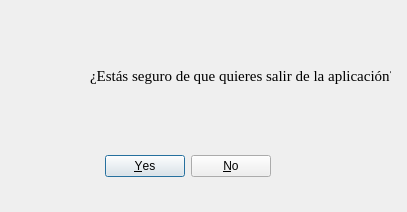
<?xml version="1.0" encoding="UTF-8"?>
<ui version="4.0">
 <class>VenSalir</class>
 <widget class="QDialog" name="VenSalir">
  <property name="geometry">
   <rect>
    <x>0</x>
    <y>0</y>
    <width>407</width>
    <height>212</height>
   </rect>
  </property>
  <property name="windowTitle">
   <string>Dialog</string>
  </property>
  <property name="modal">
   <bool>true</bool>
  </property>
  <widget class="QDialogButtonBox" name="btnboxSalir">
   <property name="geometry">
    <rect>
     <x>-70</x>
     <y>150</y>
     <width>341</width>
     <height>32</height>
    </rect>
   </property>
   <property name="orientation">
    <enum>Qt::Horizontal</enum>
   </property>
   <property name="standardButtons">
    <set>QDialogButtonBox::No|QDialogButtonBox::Yes</set>
   </property>
  </widget>
  <widget class="QLabel" name="lblImagen">
   <property name="geometry">
    <rect>
     <x>90</x>
     <y>60</y>
     <width>301</width>
     <height>31</height>
    </rect>
   </property>
   <property name="font">
    <font>
     <family>Times New Roman</family>
     <pointsize>11</pointsize>
    </font>
   </property>
   <property name="text">
    <string>¿Estás seguro de que quieres salir de la aplicación?</string>
   </property>
  </widget>
  <widget class="QLabel" name="label_2">
   <property name="geometry">
    <rect>
     <x>10</x>
     <y>50</y>
     <width>71</width>
     <height>61</height>
    </rect>
   </property>
   <property name="text">
    <string/>
   </property>
   <property name="pixmap">
    <pixmap>:/newPrefix/aviso2.png</pixmap>
   </property>
   <property name="scaledContents">
    <bool>true</bool>
   </property>
  </widget>
 </widget>
 <resources>
  <include location="img/aviso.qrc"/>
 </resources>
 <connections>
  <connection>
   <sender>btnboxSalir</sender>
   <signal>accepted()</signal>
   <receiver>VenSalir</receiver>
   <slot>accept()</slot>
   <hints>
    <hint type="sourcelabel">
     <x>248</x>
     <y>254</y>
    </hint>
    <hint type="destinationlabel">
     <x>157</x>
     <y>274</y>
    </hint>
   </hints>
  </connection>
  <connection>
   <sender>btnboxSalir</sender>
   <signal>rejected()</signal>
   <receiver>VenSalir</receiver>
   <slot>reject()</slot>
   <hints>
    <hint type="sourcelabel">
     <x>316</x>
     <y>260</y>
    </hint>
    <hint type="destinationlabel">
     <x>286</x>
     <y>274</y>
    </hint>
   </hints>
  </connection>
 </connections>
</ui>
